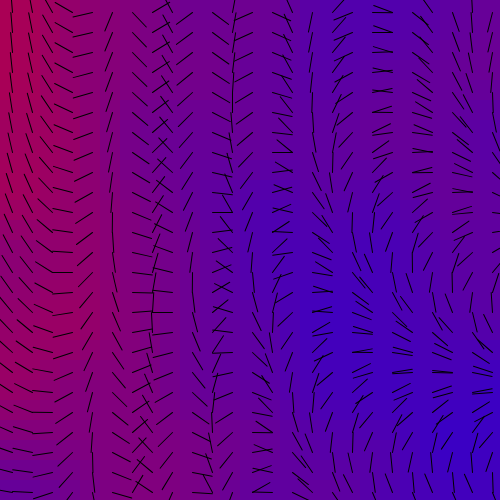
Frame 1 (no input)
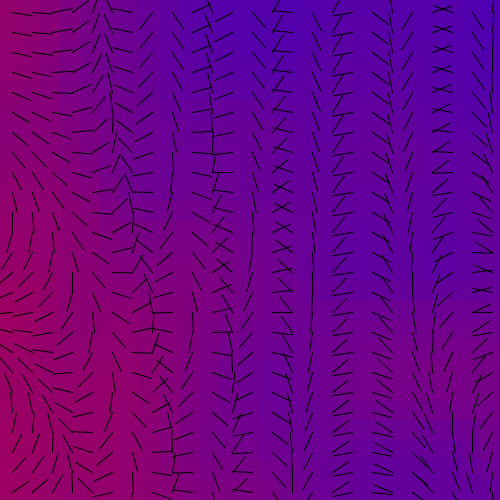
Frame 60 (no input)
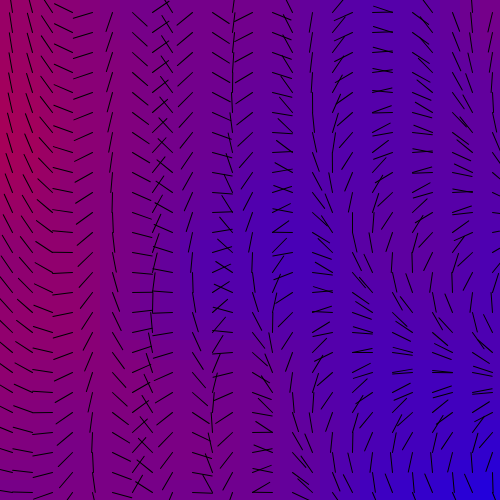
Frame 120 (the mouse pressed at the canvas centre since frame 60)

The p5.js sketch that drew these frames (run headless with seeded random() and noise() and a simulated clock; from frame 60 on, the mouse is pressed at the canvas centre):

// p5.js sketch
// ── sketch.js
var stepSize = 20;

function setup() {
  createCanvas(500, 500);
}
///////////////////////////////////////////////////////////////////////
function draw() {
  background(125);

  colorGrid();
  compassGrid();
}
///////////////////////////////////////////////////////////////////////
function colorGrid(){

	noStroke();
	var red = color(255, 0, 0);
	var blue = color(0, 0, 255);
	var scale = 1/(50+mouseX*2);

	for(var i=0; i<25; i++)
	  {
	  	for(var j=0; j<25; j++)
	  	{
	  		fill(lerpColor(blue, red, noise(i/25, j/25, frameCount*scale)));
	  		rect(i*stepSize, j*stepSize, stepSize, stepSize);
	  	}
	  }


}
///////////////////////////////////////////////////////////////////////
function compassGrid(){

	stroke(0);
	var s = 1/(1000+mouseX*100);
	translate(12.5, 12.5);

	for(var i=0; i<25; i++)
	  {
	  	for(var j=0; j<25; j++)
	  	{
	  		push();
	  		translate(i*stepSize, j*stepSize);
			rotate(map(noise(i/250, j/250, frameCount*s),0, 1, 0, 720));
	  		line(0, 0, stepSize, stepSize-stepSize);
	  		pop();
	  	}	
	  }
	
  
}
